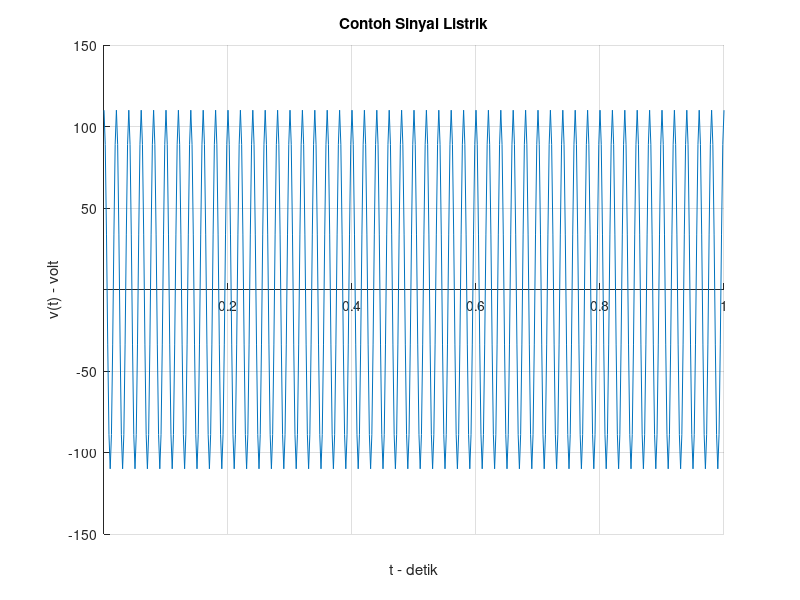

Here is the MATLAB script that generated this plot:
clear all; close all; clc
A = 110;  % [Volt] Amplitudo sinyal
F = 50;   % [Hz] Frekuensi sinyal
fs = 500; % Frekuensi sampling
nt = 1;
t = 0:1/fs:nt;

vt = A*cos(2*pi*F*t);
plot(t,vt);
set(gca,"yaxislocation","origin")
set(gca,"xaxislocation","origin")
set(gca,"box","off")
title("Contoh Sinyal Listrik")
xlabel("t - detik");
ylabel("v(t) - volt");
grid on